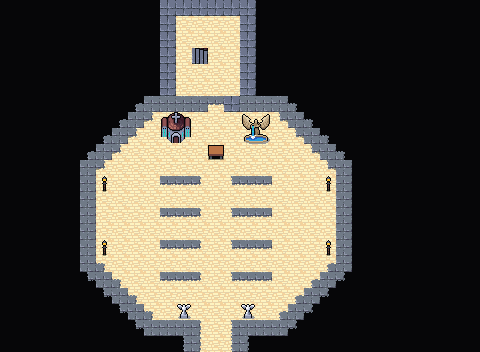

This is a level from a 2D game, rendered from its Tiled map with the project's own tilesets. A one-line summary and the map file follow, with tile-layer data summarised:
An orthogonal 30x22 tile map with 16x16 px tiles, 6 tile layers (Collision, Background, Ground, Ornamental Walls, ...), 2 tilesets and 26 objects.

<map version="1.10" tiledversion="1.10.1" orientation="orthogonal" renderorder="right-down" width="30" height="22" tilewidth="16" tileheight="16" infinite="0" nextlayerid="9" nextobjectid="90">
 <editorsettings>
  <export target="wastetown..tmx" format="tmx" />
 </editorsettings>
 <tileset firstgid="1" source="../../tileset/main.tsx" />
 <tileset firstgid="10113" source="../../tileset/buildings.tsx" />
 <layer id="6" name="Collision" width="30" height="22">
  <data>[660 cells, 166 non-empty, 12 distinct tile ids]</data>
 </layer>
 <layer id="1" name="Background" width="30" height="22">
  <data>[660 cells, 587 non-empty, 2 distinct tile ids]</data>
 </layer>
 <layer id="2" name="Ground" width="30" height="22">
  <data>[660 cells, 369 non-empty, 16 distinct tile ids]</data>
 </layer>
 <layer id="7" name="Ornamental Walls" width="30" height="22">
  <data>[660 cells, 94 non-empty, 8 distinct tile ids]</data>
 </layer>
 <layer id="3" name="Clutter" width="30" height="22">
  <properties>
   <property name="spriteLayer" type="bool" value="true" />
  </properties>
  <data>[660 cells, 39 non-empty, 14 distinct tile ids]</data>
 </layer>
 <layer id="8" name="Overhang" width="30" height="22">
  <data>[660 cells, 1 non-empty, 1 distinct tile ids]</data>
 </layer>
 <objectgroup id="4" name="Objects">
  <object id="38" template="../../obj/entry_up.tx" x="208.333" y="350.665">
   <properties>
    <property name="teleport" value="" />
   </properties>
  </object>
  <object id="50" template="../../obj/enemy.tx" x="208.402" y="144.809">
   <properties>
    <property name="enemy" value="High Cultist" />
    <property name="reward">[
  {
    "type": "item",
    "probability": 1,
    "count": 1,
    "itemName": "Cultist's Key"
  }
]
</property>
    <property name="threatRange" type="int" value="30" />
   </properties>
  </object>
  <object id="66" template="../../obj/treasure.tx" x="224" y="95.5">
   <properties>
    <property name="reward">[{
  "type": "randomCard",
  "count": 2,
  "colors": [ "colorID" ]
},{
  "type": "randomCard",
  "count": 1,
  "probability": 0.5,
  "rarity": [ "rare" ],
  "colors": [ "colorID" ]
},{
  "type": "randomCard",
  "count": 3,
  "addMaxCount": 2
}]</property>
   </properties>
  </object>
  <object id="67" template="../../obj/booster.tx" x="224.25" y="80.25">
   <properties>
    <property name="reward">[
  {
    "editions": [ "SOI", "EMN", "MID", "VOW" ],
    "type": "card",
    "count": 10,
    "rarity": [ "Common" ]
  },
  {
    "editions": [ "SOI", "EMN", "MID", "VOW" ],
    "type": "card",
    "count": 3,
    "rarity": [ "Uncommon" ]
  },
  {
    "editions": [ "SOI", "EMN", "MID", "VOW" ],
    "type": "card",
    "count": 1,
    "rarity": [ "Rare", "Mythic Rare" ]
  }
]
</property>
   </properties>
  </object>
  <object id="68" template="../../obj/enemy.tx" x="172" y="205.5">
   <properties>
    <property name="enemy" value="False Monk" />
    <property name="threatRange" type="int" value="40" />
   </properties>
  </object>
  <object id="69" template="../../obj/enemy.tx" x="174" y="236.5">
   <properties>
    <property name="enemy" value="False Monk" />
    <property name="threatRange" type="int" value="40" />
   </properties>
  </object>
  <object id="70" template="../../obj/enemy.tx" x="170" y="270">
   <properties>
    <property name="enemy" value="False Monk" />
    <property name="threatRange" type="int" value="40" />
   </properties>
  </object>
  <object id="71" template="../../obj/enemy.tx" x="243" y="270">
   <properties>
    <property name="enemy" value="False Monk" />
    <property name="threatRange" type="int" value="40" />
   </properties>
  </object>
  <object id="72" template="../../obj/enemy.tx" x="243.5" y="235">
   <properties>
    <property name="enemy" value="False Monk" />
    <property name="threatRange" type="int" value="40" />
   </properties>
  </object>
  <object id="73" template="../../obj/enemy.tx" x="243" y="204.5">
   <properties>
    <property name="enemy" value="False Monk" />
    <property name="threatRange" type="int" value="40" />
   </properties>
  </object>
  <object id="74" template="../../obj/enemy.tx" x="120" y="182">
   <properties>
    <property name="enemy" value="False Knight" />
    <property name="threatRange" type="int" value="50" />
    <property name="waypoints" value="78,83,79,81,80,82,77,76" />
   </properties>
  </object>
  <object id="75" template="../../obj/enemy.tx" x="300.5" y="186">
   <properties>
    <property name="enemy" value="False Knight" />
    <property name="threatRange" type="int" value="50" />
    <property name="waypoints" value="81,80,82,77,76,78,83,79" />
   </properties>
  </object>
  <object id="76" template="../../obj/waypoint.tx" x="124" y="216" />
  <object id="77" template="../../obj/waypoint.tx" x="121.5" y="267" />
  <object id="78" template="../../obj/waypoint.tx" x="134.5" y="165.5" />
  <object id="79" template="../../obj/waypoint.tx" x="281.5" y="171" />
  <object id="80" template="../../obj/waypoint.tx" x="293" y="268" />
  <object id="81" template="../../obj/waypoint.tx" x="301" y="215.5" />
  <object id="82" template="../../obj/waypoint.tx" x="208" y="270" />
  <object id="83" template="../../obj/waypoint.tx" x="209" y="175.5" />
  <object id="84" template="../../obj/enemy.tx" x="207.5" y="224.5">
   <properties>
    <property name="enemy" value="False Knight" />
    <property name="threatRange" type="int" value="50" />
    <property name="waypoints" value="83,82" />
   </properties>
  </object>
  <object id="85" template="../../obj/manashards.tx" x="98.5" y="224" />
  <object id="86" template="../../obj/gate.tx" x="207.75" y="124.5" width="16.4999" height="22">
   <properties>
    <property name="dialog">[{
    "text":"This door is locked",
    "options":[
    { "name":"Leave" },
    {      
        "name":"Unlock with Cultist's Key",     
        "condition":[{"item":"Cultist's Key"}],    
        "text":"The gate is unlocked.",
        "options":[{"name":"Continue.", "action":[ {"deleteMapObject":-1},{"removeItem":"Cultist's Key"}]} ]
    }
    ]
}]</property>
   </properties>
  </object>
  <object id="87" template="../../obj/manashards.tx" x="321.5" y="217.75" />
  <object id="88" template="../../obj/manashards.tx" x="192.25" y="128.5" />
  <object id="89" template="../../obj/entry_up.tx" gid="1073753167" x="192.087" y="64" rotation="0">
   <properties>
    <property name="teleport" value="../common/maps/map/monastery/unhallowed_abbey_2F.tmx" />
   </properties>
  </object>
 </objectgroup>
</map>
